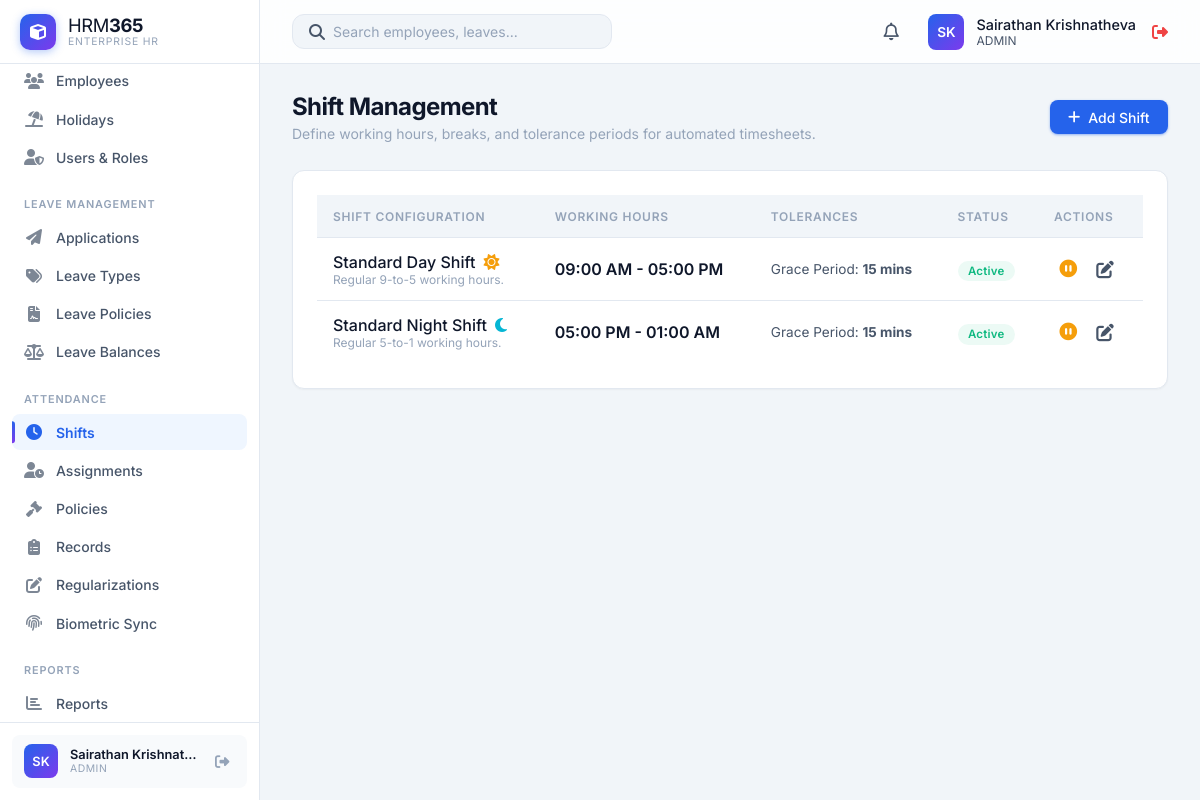
/HRM365/modules/shifts/index.php (signed in), run on the app's committed database.
### tables this page shows
CREATE TABLE `users` (
  `id` int(11) NOT NULL,
  `username` varchar(50) NOT NULL,
  `password` varchar(255) NOT NULL,
  `full_name` varchar(100) DEFAULT NULL,
  `phone` varchar(30) DEFAULT NULL,
  `role` enum('admin','HR','manager','employee') DEFAULT 'employee',
  `status` enum('Active','Inactive') DEFAULT 'Active',
  `language` varchar(20) DEFAULT 'English',
  `department` varchar(50) DEFAULT NULL,
  `employee_id` int(11) DEFAULT NULL,
  `created_at` timestamp NOT NULL DEFAULT current_timestamp()
);

CREATE TABLE `shifts` (
  `id` int(11) NOT NULL,
  `name` varchar(100) NOT NULL,
  `description` text DEFAULT NULL,
  `start_time` time NOT NULL,
  `end_time` time NOT NULL,
  `grace_period` int(11) DEFAULT 0,
  `is_night_shift` tinyint(1) DEFAULT 0,
  `status` enum('Active','Inactive') DEFAULT 'Active',
  `created_at` timestamp NOT NULL DEFAULT current_timestamp()
);

### HRM365/includes/db.php (called while the page is built, shortened)
<?php
if (!function_exists('app_url')) {
    function app_url(string $path = ''): string
    {
        $base = APP_BASE_URL;
        $path = ltrim($path, '/');
        return $path === '' ? $base : $base . '/' . $path;
    }
}
?>

### HRM365/includes/auth.php (called while the page is built, shortened)
<?php
require_once __DIR__ . '/db.php';
$currentUser = [
    'id' => $_SESSION['user_id'],
    'username' => $_SESSION['username'],
    'role' => $_SESSION['role'] ?? 'employee',
    'employee_id' => $_SESSION['employee_id'] ?? null,
    'department' => null,
    'first_name' => null,
    'last_name' => null,
    'profile_photo' => null
];
$userStmt = $pdo->prepare("SELECT username, role, full_name, employee_id, department FROM users WHERE id = ? AND status = 'Active'");
$userStmt->execute([$currentUser['id']]);
$freshUser = $userStmt->fetch();
$currentUser['username'] = $freshUser['username'];
$currentUser['role'] = $freshUser['role'];
$currentUser['employee_id'] = $freshUser['employee_id'];
$currentUser['department'] = $freshUser['department'];
if ($currentUser['employee_id']) {
    $authStmt = $pdo->prepare("SELECT first_name, last_name, department, profile_photo FROM employees WHERE id = ?");
    $authStmt->execute([$currentUser['employee_id']]);
    $authEmp = $authStmt->fetch();
    if ($authEmp) {
        $currentUser['first_name'] = $authEmp['first_name'];
        $currentUser['last_name'] = $authEmp['last_name'];
        $currentUser['department'] = $authEmp['department'];
        $currentUser['profile_photo'] = $authEmp['profile_photo'];
    }
}
?>

### HRM365/modules/shifts/index.php (the view, shortened to what this page needs)
<?php
require_once '../../includes/db.php';
require_once '../../includes/auth.php';
$stmt = $pdo->query("SELECT * FROM shifts ORDER BY name ASC");
$shifts = $stmt->fetchAll();
include '../../includes/header.php';
?>
<div class="page-header">
    <div>
        <h1 class="page-title">Shift Management</h1>
        <div class="page-subtitle">Define working hours, breaks, and tolerance periods for automated timesheets.</div>
    </div>
    <a href="create.php" class="btn btn-primary">
        <i class="fas fa-plus"></i> Add Shift
    </a>
</div>
<div class="card">
    <div class="table-container">
        <table class="table">
            <thead>
                <tr>
                    <th>Shift Configuration</th>
                    <th>Working Hours</th>
                    <th>Tolerances</th>
                    <th>Status</th>
                    <th>Actions</th>
                </tr>
            </thead>
            <tbody>
                <?php foreach ($shifts as $s): ?>
                <tr>
                    <td>
                        <div style="font-weight: 500; color: var(--text-primary); display: flex; align-items: center; gap: 0.5rem;">
                            <?php echo htmlspecialchars($s['name']); ?>
                            <?php if ($s['is_night_shift']): ?>
                                <i class="fas fa-moon" style="color: var(--accent-info);" title="Night Shift"></i>
                            <?php else: ?>
                                <i class="fas fa-sun" style="color: var(--accent-warning);" title="Day Shift"></i>
                            <?php endif; ?>
                        </div>
                        <div style="font-size: 0.75rem; color: var(--text-muted);"><?php echo htmlspecialchars(substr($s['description'], 0, 50)); ?></div>
                    </td>
                    <td>
                        <div style="font-weight: 600; color: var(--text-primary);">
                            <?php echo date('h:i A', strtotime($s['start_time'])); ?> - <?php echo date('h:i A', strtotime($s['end_time'])); ?>
                        </div>
                    </td>
                    <td>
                        <div style="font-size: 0.85rem; color: var(--text-secondary);">Grace Period: <strong><?php echo intval($s['grace_period']); ?> mins</strong></div>
                    </td>
                    <td>
                        <?php if ($s['status'] === 'Active'): ?>
                            <span class="status-badge status-active">Active</span>
                        <?php else: ?>
                            <span class="status-badge" style="background: var(--bg-hover); color: var(--text-muted);">Inactive</span>
                        <?php endif; ?>
                    </td>
                    <td>
                        <div style="display: flex; gap: 0.5rem;">
                            <form action="toggle_status.php" method="POST" style="margin: 0;">
                                <?php if ($s['status'] === 'Active'): ?>
                                    <button type="submit" class="action-btn" style="color: var(--accent-warning);" title="Deactivate Shift"><i class="fas fa-pause-circle"></i></button>
                                <?php else: ?>
                                    <input type="hidden" name="status" value="Active">
                                    <button type="submit" class="action-btn" style="color: var(--accent-success);" title="Activate Shift"><i class="fas fa-play-circle"></i></button>
                                <?php endif; ?>
                            </form>
                            <a href="edit.php?id=<?php echo $s['id']; ?>" class="action-btn" title="Edit Shift Rules"><i class="fas fa-edit"></i></a>
                        </div>
                    </td>
                </tr>
                <?php endforeach; ?>
            </tbody>
        </table>
    </div>
</div>
<?php include '../../includes/footer.php'; ?>

### HRM365/includes/header.php (shortened to what this page needs)
<?php
require_once __DIR__ . '/auth.php';
require_once __DIR__ . '/avatar.php';
$stylesheetPath = __DIR__ . '/../css/styles.css';
$stylesheetVersion = is_file($stylesheetPath) ? filemtime($stylesheetPath) : time();
?>
<!DOCTYPE html>
<html lang="en">
<head>
    <link rel="stylesheet" href="<?php echo app_url('css/styles.css'); ?>?v=<?php echo $stylesheetVersion; ?>">
    <link rel="stylesheet" href="https://cdnjs.cloudflare.com/ajax/libs/font-awesome/6.4.0/css/all.min.css">
</head>
<body>
    <?php include 'sidebar.php'; ?>
    <div class="main-wrapper">
        <header class="top-header">
            <div class="header-search">
                <i class="fas fa-search text-secondary"></i>
                <input type="text" id="globalSearchInput" placeholder="Search employees, leaves..." autocomplete="off">
            </div>
            <div class="header-actions">
                <a href="<?php echo app_url('modules/notifications/index.php'); ?>" class="action-btn" title="Notifications">
                    <i class="far fa-bell"></i>
                </a>
                <div class="user-profile" style="display: flex; align-items: center; gap: 1rem;">
                    <a href="<?php echo app_url('profile.php'); ?>" style="display: flex; align-items: center; gap: 0.75rem; text-decoration: none; color: inherit;">
                        <?php echo render_avatar($currentUser['first_name'] ?? null, $currentUser['last_name'] ?? null, $currentUser['profile_photo'] ?? null, $currentUser['username']); ?>
                        <div class="user-info">
                            <div style="font-size: 0.9rem; font-weight: 500; color: var(--text-primary);">
                                <?php echo htmlspecialchars($_SESSION['full_name'] ?? $currentUser['username']); ?>
                            </div>
                            <div style="font-size: 0.75rem; color: var(--text-secondary); text-transform: uppercase;">
                                <?php echo htmlspecialchars($currentUser['role']); ?>
                            </div>
                        </div>
                    </a>
                    <a href="<?php echo app_url('logout.php'); ?>" style="color: var(--accent-danger);" title="Logout"><i class="fas fa-sign-out-alt"></i></a>
                </div>
            </div>
        </header>
        <main class="content-area">

### HRM365/includes/sidebar.php (shortened to what this page needs)
<?php
require_once __DIR__ . '/avatar.php';
?>
<aside class="sidebar">
    <div class="sidebar-header">
        <a href="<?php echo app_url('modules/dashboard/index.php'); ?>" class="sidebar-logo">
            <div class="logo-icon">
                <i class="fas fa-cube"></i>
            </div>
            <div class="logo-text">
                <span class="logo-brand">HRM<strong>365</strong></span>
                <span class="logo-tagline">Enterprise HR</span>
            </div>
        </a>
    </div>
    <nav class="sidebar-nav" id="sidebarNav">
        <?php $uri = $_SERVER['REQUEST_URI']; ?>
        <?php if (in_array($currentUser['role'], ['admin', 'manager', 'HR'])): ?>
        <a href="<?php echo app_url('modules/employees/index.php'); ?>" class="nav-item <?php echo strpos($uri, '/modules/employees') !== false ? 'active' : ''; ?>">
            <i class="fas fa-users nav-icon"></i>
            <span>Employees</span>
        </a>
        <a href="<?php echo app_url('modules/holidays/index.php'); ?>" class="nav-item <?php echo strpos($uri, '/modules/holidays') !== false ? 'active' : ''; ?>">
            <i class="fas fa-umbrella-beach nav-icon"></i>
            <span>Holidays</span>
        </a>
        <?php endif; ?>
        <?php if (in_array($currentUser['role'], ['admin', 'HR'])): ?>
        <a href="<?php echo app_url('modules/users/index.php'); ?>" class="nav-item <?php echo strpos($uri, '/modules/users') !== false ? 'active' : ''; ?>">
            <i class="fas fa-user-shield nav-icon"></i>
            <span>Users & Roles</span>
        </a>
        <?php endif; ?>
        <div class="nav-section-label">Leave Management</div>
        <a href="<?php echo app_url('modules/leave_applications/index.php'); ?>" class="nav-item <?php echo strpos($uri, '/modules/leave_applications') !== false ? 'active' : ''; ?>">
            <i class="fas fa-paper-plane nav-icon"></i>
            <span>Applications</span>
        </a>
        <a href="<?php echo app_url('modules/leave_types/index.php'); ?>" class="nav-item <?php echo strpos($uri, '/modules/leave_types') !== false ? 'active' : ''; ?>">
            <i class="fas fa-tags nav-icon"></i>
            <span>Leave Types</span>
        </a>
        <a href="<?php echo app_url('modules/leave_policies/index.php'); ?>" class="nav-item <?php echo strpos($uri, '/modules/leave_policies') !== false ? 'active' : ''; ?>">
            <i class="fas fa-file-contract nav-icon"></i>
            <span>Leave Policies</span>
        </a>
        <a href="<?php echo app_url('modules/leave_balances/index.php'); ?>" class="nav-item <?php echo strpos($uri, '/modules/leave_balances') !== false ? 'active' : ''; ?>">
            <i class="fas fa-balance-scale nav-icon"></i>
            <span>Leave Balances</span>
        </a>
        <div class="nav-section-label">Attendance</div>
        <?php if (in_array($currentUser['role'], ['admin', 'HR'])): ?>
        <a href="<?php echo app_url('modules/shifts/index.php'); ?>" class="nav-item <?php echo strpos($uri, '/modules/shifts') !== false ? 'active' : ''; ?>">
            <i class="fas fa-clock nav-icon"></i>
            <span>Shifts</span>
        </a>
        <a href="<?php echo app_url('modules/attendance_assignments/index.php'); ?>" class="nav-item <?php echo strpos($uri, '/modules/attendance_assignments') !== false ? 'active' : ''; ?>">
            <i class="fas fa-user-clock nav-icon"></i>
            <span>Assignments</span>
        </a>
        <a href="<?php echo app_url('modules/attendance_policies/index.php'); ?>" class="nav-item <?php echo strpos($uri, '/modules/attendance_policies') !== false ? 'active' : ''; ?>">
            <i class="fas fa-gavel nav-icon"></i>
            <span>Policies</span>
        </a>
        <?php endif; ?>
        <a href="<?php echo app_url('modules/attendance_records/index.php'); ?>" class="nav-item <?php echo strpos($uri, '/modules/attendance_records') !== false ? 'active' : ''; ?>">
            <i class="fas fa-clipboard-list nav-icon"></i>
            <span>Records</span>
        </a>
        <a href="<?php echo app_url('modules/regularizations/index.php'); ?>" class="nav-item <?php echo strpos($uri, '/modules/regularizations') !== false ? 'active' : ''; ?>">
            <i class="fas fa-edit nav-icon"></i>
            <span>Regularizations</span>
        </a>
        <?php if (in_array($currentUser['role'], ['admin', 'HR'])): ?>
        <a href="<?php echo app_url('modules/biometric_records/index.php'); ?>" class="nav-item <?php echo strpos($uri, '/modules/biometric_records') !== false ? 'active' : ''; ?>">
            <i class="fas fa-fingerprint nav-icon"></i>
            <span>Biometric Sync</span>
        </a>
        <?php endif; ?>
        <div class="nav-section-label">Reports</div>
        <a href="<?php echo app_url('modules/reports/index.php'); ?>" class="nav-item <?php echo strpos($uri, '/modules/reports') !== false ? 'active' : ''; ?>">
            <i class="fas fa-chart-bar nav-icon"></i>
            <span>Reports</span>
        </a>
    </nav>
    <div class="sidebar-footer">
        <div class="sidebar-user">
            <?php echo render_avatar($currentUser['first_name'] ?? null, $currentUser['last_name'] ?? null, $currentUser['profile_photo'] ?? null, $currentUser['username']); ?>
            <div class="sidebar-user-info">
                <div class="sidebar-user-name"><?php echo htmlspecialchars($_SESSION['full_name'] ?? $currentUser['username']); ?></div>
                <div class="sidebar-user-role"><?php echo htmlspecialchars($currentUser['role']); ?></div>
            </div>
            <a href="<?php echo app_url('logout.php'); ?>" class="sidebar-logout" title="Logout"><i class="fas fa-sign-out-alt"></i></a>
        </div>
    </div>
</aside>

### HRM365/includes/avatar.php (shortened to what this page needs)
<?php
function profile_photo_url(?string $path): ?string
{
    if (empty($path)) {
        return null;
    }
    $relative = ltrim(str_replace('\\', '/', $path), '/');
    $absolute = realpath(__DIR__ . '/../' . str_replace('/', DIRECTORY_SEPARATOR, $relative));
    return app_url($relative) . '?v=' . filemtime($absolute);
}
function avatar_initials(?string $first, ?string $last, ?string $fallback = ''): string
{
    $first = trim((string) $first);
    $last = trim((string) $last);
    if ($first !== '' || $last !== '') {
        return strtoupper(substr($first, 0, 1) . substr($last, 0, 1));
    }
    $fallback = trim($fallback);
    return strtoupper(substr($fallback !== '' ? $fallback : 'U', 0, 2));
}
function render_avatar(?string $first, ?string $last, ?string $photoPath, ?string $fallback = '', string $class = 'avatar', string $style = ''): string
{
    $url = profile_photo_url($photoPath);
    $label = trim(trim((string) $first) . ' ' . trim((string) $last));
    $styleAttr = $style !== '' ? ' style="' . htmlspecialchars($style, ENT_QUOTES, 'UTF-8') . '"' : '';
    $classAttr = htmlspecialchars($class, ENT_QUOTES, 'UTF-8');
    $titleAttr = htmlspecialchars($label, ENT_QUOTES, 'UTF-8');
    return '<div class="' . $classAttr . '"' . $styleAttr . ' title="' . $titleAttr . '">' . htmlspecialchars(avatar_initials($first, $last, $fallback), ENT_QUOTES, 'UTF-8') . '</div>';
}

### data on the page
users: username "SK SK", role "ADMIN"
shifts: name "Standard Day Shift", is_night_shift 0 (drawn), description "Regular 9-to-5 working hours.", start_time "09:00 AM", end_time "05:00 PM", grace_period "15", status "Active"
shifts: name "Standard Night Shift", is_night_shift 1 (drawn), description "Regular 5-to-1 working hours.", start_time "05:00 PM", end_time "01:00 AM", grace_period "15", status "Active"

### other printed values
$_SESSION['full_name'] "Sairathan Krishnat…"
$_SESSION['full_name'] "Sairathan Krishnatheva"
